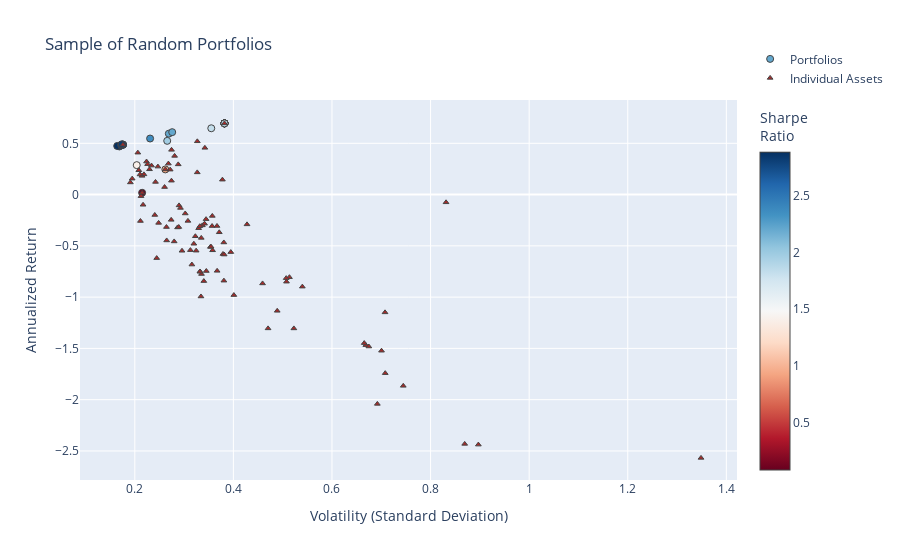

The code cell stored with this chart in its notebook:
### Code cell
fig2 = go.Figure()

fig2.add_trace(go.Scatter(
    x=[np.sqrt(p["variance"]) for p in dominant_portfolios],  # Convert variance to volatility
    y=[p["return"] for p in dominant_portfolios],
    mode='markers',
    marker=dict(
        color=[p["return"] / (np.sqrt(p["variance"])) for p in dominant_portfolios],  # Sharpe Ratio
        showscale=True,
        size=7,
        line=dict(width=1),
        colorscale="RdBu",
        colorbar=dict(title="Sharpe<br>Ratio")
    ),
    hoverinfo='text',
    text=[
        f"Return: {p['return']:.3%}<br>Volatility: {np.sqrt(p['variance']):.3f}<br>" +
        f"Sharpe Ratio: {p['sharpe']:.3f}<br>" +
        "<br>".join([f"{p['tickers'][i]}: Weight={p['weights'][i]:.3f}" for i in range(len(p['tickers']))])
        for p in dominant_portfolios
    ],
    name="Portfolios"
))

fig2.add_trace(go.Scatter(
    x=volatility,
    y=annualized_returns,
    mode='markers',
    hoverinfo='text',
    hovertext=[
        f"{name} <br>Volatility: {vol:.3f} <br>Returns: {ret:.3%} <br>Sharpe Ratio: {sr:.3f}"
        for name, vol, ret, sr in zip(names, volatility, annualized_returns, sharpe_ratios)
    ],
    marker=dict(
        color='brown',
        size=5,
        symbol='triangle-up',  # Sets the marker shape to a triangle
        line=dict(width=1)
    ),
    name="Individual Assets"
))

fig2.update_layout(
    title='Sample of Random Portfolios',
    xaxis_title='Volatility (Standard Deviation)',
    yaxis_title='Annualized Return',
    legend=dict(y=5
    )
)


fig2.show()

### Figure 1 — Plotly figure (JSON) as saved in the notebook; plotly's stock layout.template omitted (floating-point values rounded to 4 significant figures)
{"data": [{"hoverinfo": "text", "marker": {"color": [2.209, 0.08235, 0.9377, 1.409, 2.767, 1.821, 1.971, 2.767, 2.782, 1.819, 1.819, 1.819, 2.366, 2.885, 2.809, 1.819, 1.819, 1.819, 2.767, 2.767, 1.819, 1.819, 1.819, 2.207, 1.819, 2.826, 1.819, 1.819], "colorbar": {"title": {"text": "Sharpe<br>Ratio"}}, "colorscale": [[0, "rgb(103,0,31)"], [0.1, "rgb(178,24,43)"], [0.2, "rgb(214,96,77)"], [0.3, "rgb(244,165,130)"], [0.4, "rgb(253,219,199)"], [0.5, "rgb(247,247,247)"], [0.6, "rgb(209,229,240)"], [0.7, "rgb(146,197,222)"], [0.8, "rgb(67,147,195)"], [0.9, "rgb(33,102,172)"], [1, "rgb(5,48,97)"]], "line": {"width": 1}, "showscale": true, "size": 7}, "mode": "markers", "name": "Portfolios", "text": ["Return: 59.415%<br>Volatility: 0.269<br>Sharpe Ratio: 2.209<br>XOM_Close: Weight=0.498<br>VRTX_Close: Weight=0.470<br>PM_Close: Weight=0.032", "Return: 1.769%<br>Volatility: 0.215<br>Sharpe Ratio: 0.082<br>SYK_Close: Weight=0.000<br>TMO_Close: Weight=0.000<br>VZ_Close: Weight=1.000", "Return: 24.561%<br>Volatility: 0.262<br>Sharpe Ratio: 0.938<br>QCOM_Close: Weight=0.000<br>RTX_Close: Weight=1.000<br>UBER_Close: Weight=0.000", "Return: 28.728%<br>Volatility: 0.204<br>Sharpe Ratio: 1.409<br>SPOT_Close: Weight=0.000<br>QCOM_Close: Weight=0.000<br>T_Close: Weight=0.377<br>EXC_Close: Weight=0.623", "Return: 48.678%<br>Volatility: 0.176<br>Sharpe Ratio: 2.767<br>MMM_Close: Weight=0.000<br>BMY_Close: Weight=1.000<br>PEP_Close: Weight=0.000<br>GS_Close: Weight=0.000", "Return: 64.682%<br>Volatility: 0.355<br>Sharpe Ratio: 1.821<br>XOM_Close: Weight=0.916<br>IBM_Close: Weight=0.084<br>AAPL_Close: Weight=0.000", "Return: 52.389%<br>Volatility: 0.266<br>Sharpe Ratio: 1.971<br>HD_Close: Weight=0.000<br>REGN_Close: Weight=0.000<br>XOM_Close: Weight=0.622<br>CPB_Close: Weight=0.378", "Return: 48.678%<br>Volatility: 0.176<br>Sharpe Ratio: 2.767<br>TXN_Close: Weight=0.000<br>BMY_Close: Weight=1.000<br>ABBV_Close: Weight=0.000", "Return: 46.945%<br>Volatility: 0.169<br>Sharpe Ratio: 2.782<br>BMY_Close: Weight=0.898<br>ISRG_Close: Weight=0.000<br>BTI_Close: Weight=0.028<br>SRE_Close: Weight=0.073", "Return: 69.454%<br>Volatility: 0.382<br>Sharpe Ratio: 1.819<br>XOM_Close: Weight=1.000<br>GILD_Close: Weight=0.000<br>UNH_Close: Weight=0.000", "Return: 69.454%<br>Volatility: 0.382<br>Sharpe Ratio: 1.819<br>BAC_Close: Weight=0.000<br>XOM_Close: Weight=1.000<br>PYPL_Close: Weight=0.000", "Return: 69.454%<br>Volatility: 0.382<br>Sharpe Ratio: 1.819<br>XOM_Close: Weight=1.000<br>PYPL_Close: Weight=0.000<br>BAC_Close: Weight=0.000", "Return: 54.673%<br>Volatility: 0.231<br>Sharpe Ratio: 2.366<br>XOM_Close: Weight=0.313<br>LMT_Close: Weight=0.330<br>VRTX_Close: Weight=0.358", "Return: 47.424%<br>Volatility: 0.164<br>Sharpe Ratio: 2.885<br>LMT_Close: Weight=0.177<br>HON_Close: Weight=0.000<br>BMY_Close: Weight=0.808<br>K_Close: Weight=0.015", "Return: 48.395%<br>Volatility: 0.172<br>Sharpe Ratio: 2.809<br>CVX_Close: Weight=0.092<br>META_Close: Weight=0.000<br>BMY_Close: Weight=0.908", "Return: 69.454%<br>Volatility: 0.382<br>Sharpe Ratio: 1.819<br>GE_Close: Weight=0.000<br>DE_Close: Weight=0.000<br>XOM_Close: Weight=1.000<br>COST_Close: Weight=0.000", "Return: 69.454%<br>Volatility: 0.382<br>Sharpe Ratio: 1.819<br>XOM_Close: Weight=1.000<br>META_Close: Weight=0.000<br>MMM_Close: Weight=0.000", "Return: 69.454%<br>Volatility: 0.382<br>Sharpe Ratio: 1.819<br>XOM_Close: Weight=1.000<br>WFC_Close: Weight=0.000<br>V_Close: Weight=0.000", "Return: 48.678%<br>Volatility: 0.176<br>Sharpe Ratio: 2.767<br>TMO_Close: Weight=0.000<br>BMY_Close: Weight=1.000<br>DHR_Close: Weight=0.000", "Return: 48.678%<br>Volatility: 0.176<br>Sharpe Ratio: 2.767<br>NFLX_Close: Weight=0.000<br>CRM_Close: Weight=0.000<br>BMY_Close: Weight=1.000<br>BABA_Close: Weight=0.000", "Return: 69.454%<br>Volatility: 0.382<br>Sharpe Ratio: 1.819<br>RMD_Close: Weight=0.000<br>PFE_Close: Weight=0.000<br>EW_Close: Weight=0.000<br>XOM_Close: Weight=1.000", "Return: 69.454%<br>Volatility: 0.382<br>Sharpe Ratio: 1.819<br>PG_Close: Weight=0.000<br>DE_Close: Weight=0.000<br>XOM_Close: Weight=1.000", "Return: 69.454%<br>Volatility: 0.382<br>Sharpe Ratio: 1.819<br>MCD_Close: Weight=0.000<br>XOM_Close: Weight=1.000<br>ETN_Close: Weight=0.000", "Return: 60.896%<br>Volatility: 0.276<br>Sharpe Ratio: 2.207<br>VRTX_Close: Weight=0.488<br>CVX_Close: Weight=0.000<br>XOM_Close: Weight=0.512", "Return: 69.454%<br>Volatility: 0.382<br>Sharpe Ratio: 1.819<br>ABT_Close: Weight=0.000<br>BA_Close: Weight=0.000<br>XOM_Close: Weight=1.000<br>HD_Close: Weight=0.000", "Return: 49.059%<br>Volatility: 0.174<br>Sharpe Ratio: 2.826<br>VRTX_Close: Weight=0.117<br>MCD_Close: Weight=0.000<br>BMY_Close: Weight=0.883<br>ETN_Close: Weight=0.000", "Return: 69.454%<br>Volatility: 0.382<br>Sharpe Ratio: 1.819<br>BABA_Close: Weight=0.000<br>HD_Close: Weight=0.000<br>XOM_Close: Weight=1.000<br>GM_Close: Weight=0.000", "Return: 69.454%<br>Volatility: 0.382<br>Sharpe Ratio: 1.819<br>MS_Close: Weight=0.000<br>XOM_Close: Weight=1.000<br>PG_Close: Weight=0.000<br>ORCL_Close: Weight=0.000"], "type": "scatter", "x": [0.269, 0.2149, 0.2619, 0.2039, 0.1759, 0.3551, 0.2657, 0.1759, 0.1687, 0.3819, 0.3819, 0.3819, 0.231, 0.1644, 0.1723, 0.3819, 0.3819, 0.3819, 0.1759, 0.1759, 0.3819, 0.3819, 0.3819, 0.2759, 0.3819, 0.1736, 0.3819, 0.3819], "y": [0.5941, 0.01769, 0.2456, 0.2873, 0.4868, 0.6468, 0.5239, 0.4868, 0.4694, 0.6945, 0.6945, 0.6945, 0.5467, 0.4742, 0.484, 0.6945, 0.6945, 0.6945, 0.4868, 0.4868, 0.6945, 0.6945, 0.6945, 0.609, 0.6945, 0.4906, 0.6945, 0.6945]}, {"hoverinfo": "text", "hovertext": ["AAPL_Close <br>Volatility: 0.358 <br>Returns: -54.332% <br>Sharpe Ratio: -1.518", "EW_Close <br>Volatility: 0.395 <br>Returns: -56.082% <br>Sharpe Ratio: -1.421", "SRE_Close <br>Volatility: 0.224 <br>Returns: 32.226% <br>Sharpe Ratio: 1.440", "ADBE_Close <br>Volatility: 0.459 <br>Returns: -86.640% <br>Sharpe Ratio: -1.887", "SAP_Close <br>Volatility: 0.340 <br>Returns: -84.357% <br>Sharpe Ratio: -2.481", "DIS_Close <br>Volatility: 0.334 <br>Returns: -99.359% <br>Sharpe Ratio: -2.973", "ETN_Close <br>Volatility: 0.296 <br>Returns: -54.784% <br>Sharpe Ratio: -1.852", "BTI_Close <br>Volatility: 0.268 <br>Returns: 30.201% <br>Sharpe Ratio: 1.126", "JNJ_Close <br>Volatility: 0.191 <br>Returns: 11.843% <br>Sharpe Ratio: 0.620", "CSCO_Close <br>Volatility: 0.335 <br>Returns: -77.453% <br>Sharpe Ratio: -2.310", "ORCL_Close <br>Volatility: 0.335 <br>Returns: -42.218% <br>Sharpe Ratio: -1.261", "EMR_Close <br>Volatility: 0.274 <br>Returns: -24.631% <br>Sharpe Ratio: -0.900", "INTC_Close <br>Volatility: 0.367 <br>Returns: -74.353% <br>Sharpe Ratio: -2.026", "WFC_Close <br>Volatility: 0.381 <br>Returns: -46.683% <br>Sharpe Ratio: -1.227", "CPB_Close <br>Volatility: 0.272 <br>Returns: 24.345% <br>Sharpe Ratio: 0.896", "MCD_Close <br>Volatility: 0.217 <br>Returns: -9.926% <br>Sharpe Ratio: -0.458", "GIS_Close <br>Volatility: 0.247 <br>Returns: 27.276% <br>Sharpe Ratio: 1.105", "PM_Close <br>Volatility: 0.274 <br>Returns: 13.564% <br>Sharpe Ratio: 0.494", "GS_Close <br>Volatility: 0.313 <br>Returns: -54.165% <br>Sharpe Ratio: -1.731", "NFLX_Close <br>Volatility: 0.897 <br>Returns: -243.842% <br>Sharpe Ratio: -2.719", "DE_Close <br>Volatility: 0.428 <br>Returns: -29.028% <br>Sharpe Ratio: -0.679", "AEP_Close <br>Volatility: 0.208 <br>Returns: 23.728% <br>Sharpe Ratio: 1.140", "PG_Close <br>Volatility: 0.241 <br>Returns: -19.875% <br>Sharpe Ratio: -0.826", "GOOG_Close <br>Volatility: 0.379 <br>Returns: -57.951% <br>Sharpe Ratio: -1.530", "AMZN_Close <br>Volatility: 0.540 <br>Returns: -89.765% <br>Sharpe Ratio: -1.663", "TXN_Close <br>Volatility: 0.320 <br>Returns: -47.950% <br>Sharpe Ratio: -1.499", "EXC_Close <br>Volatility: 0.234 <br>Returns: 28.287% <br>Sharpe Ratio: 1.209", "REGN_Close <br>Volatility: 0.290 <br>Returns: -10.542% <br>Sharpe Ratio: -0.364", "TMO_Close <br>Volatility: 0.330 <br>Returns: -32.762% <br>Sharpe Ratio: -0.994", "SYY_Close <br>Volatility: 0.327 <br>Returns: 21.657% <br>Sharpe Ratio: 0.663", "ABBV_Close <br>Volatility: 0.226 <br>Returns: 29.683% <br>Sharpe Ratio: 1.313", "T_Close <br>Volatility: 0.288 <br>Returns: 29.456% <br>Sharpe Ratio: 1.022", "V_Close <br>Volatility: 0.357 <br>Returns: -20.803% <br>Sharpe Ratio: -0.582", "COST_Close <br>Volatility: 0.357 <br>Returns: -30.686% <br>Sharpe Ratio: -0.860", "SPOT_Close <br>Volatility: 0.745 <br>Returns: -186.514% <br>Sharpe Ratio: -2.505", "UBER_Close <br>Volatility: 0.669 <br>Returns: -146.824% <br>Sharpe Ratio: -2.196", "SNAP_Close <br>Volatility: 1.349 <br>Returns: -256.765% <br>Sharpe Ratio: -1.904", "LLY_Close <br>Volatility: 0.281 <br>Returns: 37.730% <br>Sharpe Ratio: 1.344", "TSLA_Close <br>Volatility: 0.708 <br>Returns: -114.857% <br>Sharpe Ratio: -1.623", "META_Close <br>Volatility: 0.701 <br>Returns: -152.273% <br>Sharpe Ratio: -2.174", "MDT_Close <br>Volatility: 0.248 <br>Returns: -27.589% <br>Sharpe Ratio: -1.111", "NVDA_Close <br>Volatility: 0.675 <br>Returns: -148.173% <br>Sharpe Ratio: -2.196", "PYPL_Close <br>Volatility: 0.692 <br>Returns: -204.119% <br>Sharpe Ratio: -2.950", "WMT_Close <br>Volatility: 0.287 <br>Returns: -32.040% <br>Sharpe Ratio: -1.118", "CVX_Close <br>Volatility: 0.342 <br>Returns: 45.609% <br>Sharpe Ratio: 1.333", "RDY_Close <br>Volatility: 0.289 <br>Returns: -31.649% <br>Sharpe Ratio: -1.094", "UNH_Close <br>Volatility: 0.260 <br>Returns: 7.351% <br>Sharpe Ratio: 0.282", "NKE_Close <br>Volatility: 0.401 <br>Returns: -98.013% <br>Sharpe Ratio: -2.444", "GOOGL_Close <br>Volatility: 0.381 <br>Returns: -58.476% <br>Sharpe Ratio: -1.533", "RMD_Close <br>Volatility: 0.371 <br>Returns: -36.767% <br>Sharpe Ratio: -0.990", "JPM_Close <br>Volatility: 0.316 <br>Returns: -68.232% <br>Sharpe Ratio: -2.161", "RTX_Close <br>Volatility: 0.262 <br>Returns: 24.561% <br>Sharpe Ratio: 0.938", "PFE_Close <br>Volatility: 0.293 <br>Returns: -13.008% <br>Sharpe Ratio: -0.445", "UA_Close <br>Volatility: 0.708 <br>Returns: -174.152% <br>Sharpe Ratio: -2.460", "MS_Close <br>Volatility: 0.353 <br>Returns: -51.014% <br>Sharpe Ratio: -1.444", "LYFT_Close <br>Volatility: 0.869 <br>Returns: -243.120% <br>Sharpe Ratio: -2.797", "SYK_Close <br>Volatility: 0.325 <br>Returns: -54.678% <br>Sharpe Ratio: -1.685", "KR_Close <br>Volatility: 0.378 <br>Returns: 14.563% <br>Sharpe Ratio: 0.386", "ACN_Close <br>Volatility: 0.345 <br>Returns: -74.514% <br>Sharpe Ratio: -2.159", "BA_Close <br>Volatility: 0.514 <br>Returns: -80.552% <br>Sharpe Ratio: -1.568", "BIIB_Close <br>Volatility: 0.337 <br>Returns: -30.004% <br>Sharpe Ratio: -0.890", "SO_Close <br>Volatility: 0.215 <br>Returns: 18.256% <br>Sharpe Ratio: 0.850", "HON_Close <br>Volatility: 0.264 <br>Returns: -31.648% <br>Sharpe Ratio: -1.198", "CRM_Close <br>Volatility: 0.508 <br>Returns: -84.931% <br>Sharpe Ratio: -1.673", "LMT_Close <br>Volatility: 0.275 <br>Returns: 43.637% <br>Sharpe Ratio: 1.590", "DHR_Close <br>Volatility: 0.323 <br>Returns: -40.632% <br>Sharpe Ratio: -1.259", "QCOM_Close <br>Volatility: 0.507 <br>Returns: -81.489% <br>Sharpe Ratio: -1.607", "PEP_Close <br>Volatility: 0.213 <br>Returns: -1.521% <br>Sharpe Ratio: -0.072", "BMY_Close <br>Volatility: 0.176 <br>Returns: 48.678% <br>Sharpe Ratio: 2.767", "BSX_Close <br>Volatility: 0.308 <br>Returns: -25.634% <br>Sharpe Ratio: -0.833", "IBM_Close <br>Volatility: 0.242 <br>Returns: 12.334% <br>Sharpe Ratio: 0.510", "ZBH_Close <br>Volatility: 0.332 <br>Returns: -30.837% <br>Sharpe Ratio: -0.929", "GILD_Close <br>Volatility: 0.211 <br>Returns: -25.745% <br>Sharpe Ratio: -1.218", "BABA_Close <br>Volatility: 0.831 <br>Returns: -7.532% <br>Sharpe Ratio: -0.091", "XOM_Close <br>Volatility: 0.382 <br>Returns: 69.454% <br>Sharpe Ratio: 1.819", "GM_Close <br>Volatility: 0.470 <br>Returns: -130.471% <br>Sharpe Ratio: -2.774", "DUK_Close <br>Volatility: 0.195 <br>Returns: 15.546% <br>Sharpe Ratio: 0.798", "NEE_Close <br>Volatility: 0.345 <br>Returns: -23.956% <br>Sharpe Ratio: -0.695", "MRK_Close <br>Volatility: 0.206 <br>Returns: 40.896% <br>Sharpe Ratio: 1.984", "MSFT_Close <br>Volatility: 0.355 <br>Returns: -50.792% <br>Sharpe Ratio: -1.432", "GE_Close <br>Volatility: 0.381 <br>Returns: -83.949% <br>Sharpe Ratio: -2.205", "MMM_Close <br>Volatility: 0.244 <br>Returns: -61.942% <br>Sharpe Ratio: -2.534", "ABT_Close <br>Volatility: 0.280 <br>Returns: -45.682% <br>Sharpe Ratio: -1.632", "VRTX_Close <br>Volatility: 0.327 <br>Returns: 51.931% <br>Sharpe Ratio: 1.589", "VZ_Close <br>Volatility: 0.215 <br>Returns: 1.769% <br>Sharpe Ratio: 0.082", "HD_Close <br>Volatility: 0.332 <br>Returns: -74.995% <br>Sharpe Ratio: -2.256", "F_Close <br>Volatility: 0.523 <br>Returns: -130.512% <br>Sharpe Ratio: -2.497", "KO_Close <br>Volatility: 0.219 <br>Returns: 19.717% <br>Sharpe Ratio: 0.902", "ISRG_Close <br>Volatility: 0.489 <br>Returns: -113.348% <br>Sharpe Ratio: -2.318", "CMCSA_Close <br>Volatility: 0.265 <br>Returns: -44.719% <br>Sharpe Ratio: -1.690", "AMD_Close <br>Volatility: 0.665 <br>Returns: -144.827% <br>Sharpe Ratio: -2.176", "MO_Close <br>Volatility: 0.302 <br>Returns: -18.422% <br>Sharpe Ratio: -0.609", "AMGN_Close <br>Volatility: 0.211 <br>Returns: 19.603% <br>Sharpe Ratio: 0.931", "CAT_Close <br>Volatility: 0.342 <br>Returns: -28.387% <br>Sharpe Ratio: -0.831", "K_Close <br>Volatility: 0.230 <br>Returns: 24.665% <br>Sharpe Ratio: 1.073", "BAC_Close <br>Volatility: 0.332 <br>Returns: -75.201% <br>Sharpe Ratio: -2.264", "MA_Close <br>Volatility: 0.367 <br>Returns: -30.598% <br>Sharpe Ratio: -0.834"], "marker": {"color": "brown", "line": {"width": 1}, "size": 5, "symbol": "triangle-up"}, "mode": "markers", "name": "Individual Assets", "type": "scatter", "x": [0.3578, 0.3947, 0.2238, 0.4592, 0.34, 0.3342, 0.2957, 0.2681, 0.191, 0.3353, 0.3348, 0.2738, 0.367, 0.3806, 0.2718, 0.2168, 0.2469, 0.2744, 0.3128, 0.8969, 0.4277, 0.2082, 0.2406, 0.3789, 0.5399, 0.3198, 0.2339, 0.2898, 0.3296, 0.3267, 0.226, 0.2881, 0.3572, 0.3568, 0.7446, 0.6687, 1.349, 0.2808, 0.7076, 0.7005, 0.2483, 0.6747, 0.692, 0.2867, 0.3421, 0.2892, 0.2604, 0.401, 0.3814, 0.3714, 0.3158, 0.2619, 0.2926, 0.708, 0.3533, 0.8692, 0.3245, 0.3778, 0.3451, 0.5137, 0.337, 0.2147, 0.2642, 0.5077, 0.2745, 0.3228, 0.5071, 0.2126, 0.1759, 0.3078, 0.242, 0.3319, 0.2114, 0.8314, 0.3819, 0.4703, 0.1947, 0.3446, 0.2062, 0.3547, 0.3808, 0.2445, 0.2799, 0.3268, 0.2149, 0.3324, 0.5227, 0.2185, 0.4889, 0.2647, 0.6654, 0.3023, 0.2106, 0.3415, 0.2298, 0.3322, 0.3667], "y": [-0.5433, -0.5608, 0.3223, -0.8664, -0.8436, -0.9936, -0.5478, 0.302, 0.1184, -0.7745, -0.4222, -0.2463, -0.7435, -0.4668, 0.2435, -0.09926, 0.2728, 0.1356, -0.5416, -2.438, -0.2903, 0.2373, -0.1987, -0.5795, -0.8977, -0.4795, 0.2829, -0.1054, -0.3276, 0.2166, 0.2968, 0.2946, -0.208, -0.3069, -1.865, -1.468, -2.568, 0.3773, -1.149, -1.523, -0.2759, -1.482, -2.041, -0.3204, 0.4561, -0.3165, 0.07351, -0.9801, -0.5848, -0.3677, -0.6823, 0.2456, -0.1301, -1.742, -0.5101, -2.431, -0.5468, 0.1456, -0.7451, -0.8055, -0.3, 0.1826, -0.3165, -0.8493, 0.4364, -0.4063, -0.8149, -0.01521, 0.4868, -0.2563, 0.1233, -0.3084, -0.2574, -0.07532, 0.6945, -1.305, 0.1555, -0.2396, 0.409, -0.5079, -0.8395, -0.6194, -0.4568, 0.5193, 0.01769, -0.75, -1.305, 0.1972, -1.133, -0.4472, -1.448, -0.1842, 0.196, -0.2839, 0.2466, -0.752, -0.306]}], "layout": {"legend": {"y": 5}, "title": {"text": "Sample of Random Portfolios"}, "xaxis": {"title": {"text": "Volatility (Standard Deviation)"}}, "yaxis": {"title": {"text": "Annualized Return"}}}}
